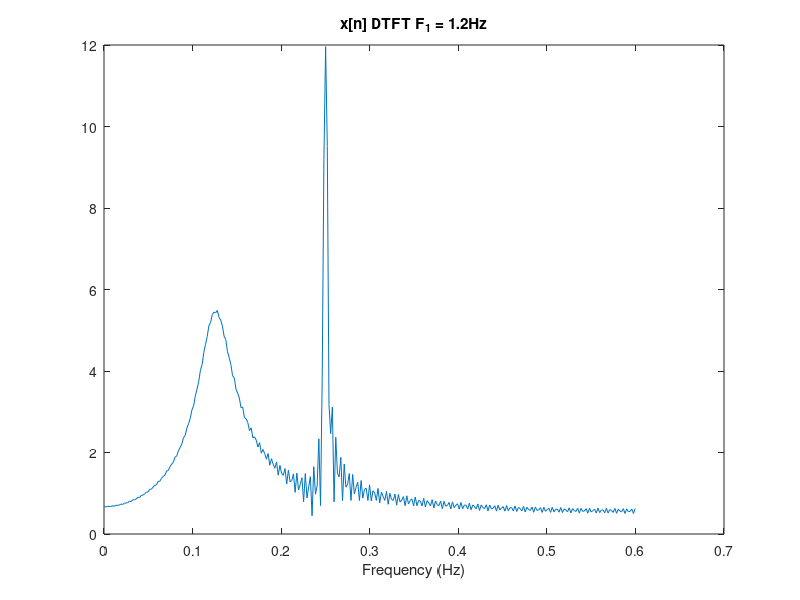
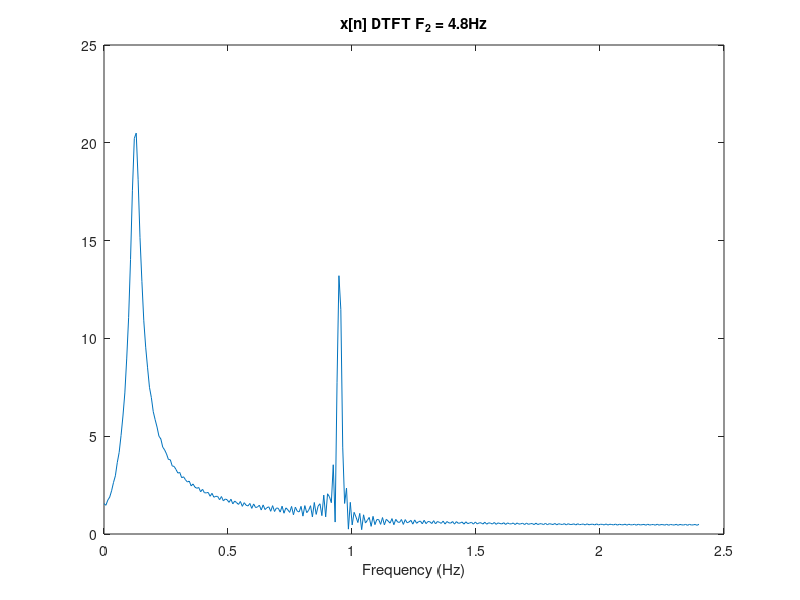

Source code (MATLAB) for these figures, in order:
clear;
close all;

a = 0.12;
Omega_1 = 0.25 * pi;
Omega_2 = 1.9 * pi;
F_1 = 1.2;
F_2 = 4.8;

sample = 0:255;

T_1 = 1 / F_1;
T_2 = 1 / F_2;

t_1 = T_1 * sample;
x_1 = exp(-a * t_1) .* cos(Omega_1 * t_1) + 0.1 * sin(Omega_2 * t_1);

t_2 = T_2 * sample;
x_2 = exp(-a * t_2) .* cos(Omega_1 * t_2) + 0.1 * sin(Omega_2 * t_2);

omega = 0:0.01:pi;
L = length(omega);

X_1 = zeros(1, L);
X_2 = zeros(1, L);
for index = 1:L
	X_1(index) = x_1 * exp(-1j * omega(index) * sample');
	X_2(index) = x_2 * exp(-1j * omega(index) * sample');
end

frequency = omega /2 /pi;
plot(frequency * F_1, abs(X_1));
xlabel('Frequency (Hz)');
title('x[n] DTFT F_1 = 1.2Hz');

figure;
plot(frequency * F_2, abs(X_2));
xlabel('Frequency (Hz)');
title('x[n] DTFT F_2 = 4.8Hz');
